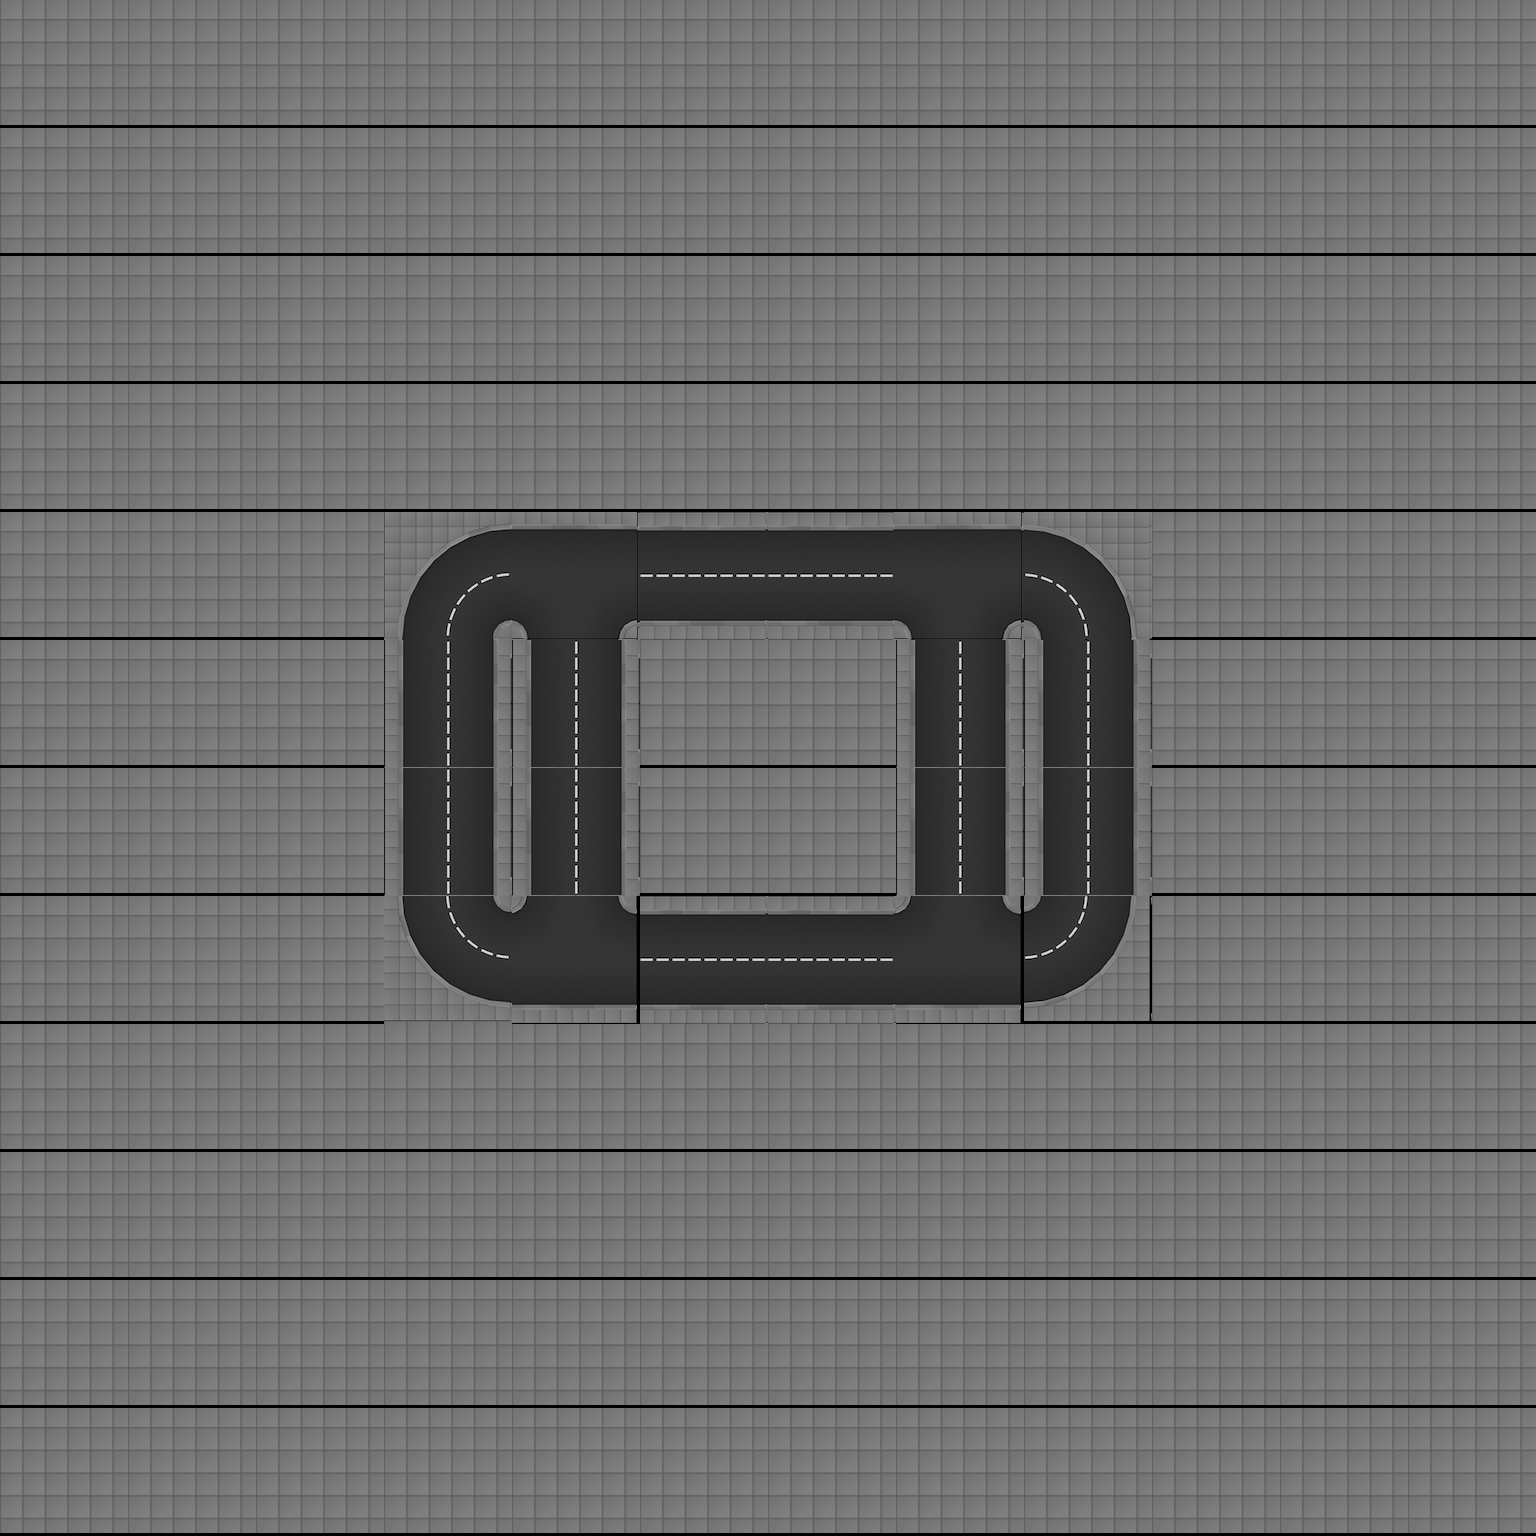

Tiled map render using the project's own tile images. Description and the map definition, with tile-layer contents summarised, below:
An orthogonal 12x12 tile map with 128x128 px tiles, 1 tile layer (track) and 85 objects (24x appartment_roof_01, 9x appartment_ground_floor_01, 8x appartment_ground_floor_02, 7x appartment_ground_floor_03, office_01_floor, ...).

<map version="1.2" tiledversion="1.2.2" orientation="orthogonal" renderorder="right-down" width="12" height="12" tilewidth="128" tileheight="128" infinite="0" nextlayerid="9" nextobjectid="238">
 <tileset firstgid="1" source="tileset.tsx" />
 <layer id="1" name="track" width="12" height="12">
  <data>[144 cells, 144 non-empty, 9 distinct tile ids]</data>
 </layer>
 <objectgroup id="2" name="route">
  <object id="6" x="960" y="768">
   <polyline points="0,0 25,124.667 27.3333,218 -66,167 -189.333,194.667 -301.667,218 -408.333,218.667 -360.667,125.667 -382.667,-1.33333 -409,-130.667 -410,-228 -319,-170 -189.333,-193.333 -63.6667,-219.333 24.3333,-232 -24.6667,-127.667 0,-13.3333" />
  </object>
 </objectgroup>
 <objectgroup id="4" name="spawners">
  <object id="8" x="982.667" y="706.667" />
  <object id="9" x="845.333" y="548" />
 </objectgroup>
 <objectgroup id="3" name="walls">
  <object id="1" x="1002.67" y="894.667">
   <polyline points="0,0 1.33333,-124 2.66667,-253.333 -5.33333,-298.667 -17.3333,-322.667 -34.6667,-341.333 -61.3333,-358.667 -97.3333,-368 -145.333,-368 -236,-366.667 -325.333,-366.667 -364,-366.667 -405.333,-357.333 -440,-337.333 -461.333,-312 -469.333,-261.333" />
  </object>
  <object id="3" x="1002.67" y="902.667">
   <polyline points="0,0 -17.3333,52 -38.6667,74.6667 -77.3333,98.6667 -134.667,105.333 -205.333,102.667 -268,104 -340,104 -394.667,96 -438.667,73.3333 -473.333,32 -476,-24 -474.667,-104 -473.333,-197.333 -472,-261.333" />
  </object>
  <object id="4" x="622.667" y="894.667">
   <polyline points="0,0 0,-125.333 -1.33333,-254.667 4,-269.333 17.3333,-274.667 145.333,-274.667 273.333,-273.333 282.667,-269.333 292,-253.333" />
  </object>
  <object id="5" x="628" y="905.333">
   <polyline points="0,0 12,8 68,8 262.667,6.66667 278.667,0 285.333,-6.66667 285.333,-253.333" />
  </object>
 </objectgroup>
 <objectgroup id="6" name="lights">
  <object id="90" x="900.333" y="899.333" />
  <object id="91" x="636" y="899.667" />
  <object id="92" x="769.333" y="904" />
  <object id="93" x="902.667" y="768" />
  <object id="94" x="901" y="632.667" />
  <object id="95" x="766.667" y="628" />
  <object id="96" x="634.333" y="632.667" />
  <object id="97" x="629.333" y="766.667" />
  <object id="218" x="385.333" y="510.667" />
  <object id="219" x="1152" y="512" />
  <object id="220" x="1149.33" y="1022.67" />
  <object id="221" x="384" y="1025.33" />
  <object id="222" x="708" y="1023.33" />
  <object id="223" x="822.667" y="1023.33" />
  <object id="224" x="706.667" y="508.333" />
  <object id="225" x="834.667" y="509.667" />
  <object id="226" x="577.333" y="1022" />
  <object id="227" x="964" y="1023.33" />
  <object id="228" x="964" y="509.667" />
  <object id="229" x="577.333" y="508.333" />
  <object id="230" x="382.667" y="704" />
  <object id="231" x="384" y="832" />
  <object id="232" x="1153.33" y="702.667" />
  <object id="233" x="1152" y="830.667" />
  <object id="234" x="512" y="704" />
  <object id="235" x="510.667" y="816" />
  <object id="236" x="1025.33" y="701.333" />
  <object id="237" x="1024" y="801.333" />
 </objectgroup>
 <objectgroup id="8" name="buildings">
  <object id="88" name="office_01_floor" x="768" y="764" />
  <object id="89" name="office_01_ground_floor" x="768" y="764" />
  <object id="99" name="appartment_ground_floor_01" x="256" y="510" />
  <object id="100" name="appartment_roof_01" x="256" y="510" rotation="90" />
  <object id="101" name="appartment_ground_floor_03" x="256" y="637" rotation="90" />
  <object id="102" name="appartment_roof_01" x="256" y="637" rotation="90" />
  <object id="105" name="appartment_ground_floor_02" x="256" y="768" rotation="90" />
  <object id="106" name="appartment_roof_01" x="256" y="768" rotation="90" />
  <object id="107" name="appartment_ground_floor_01" x="257" y="896" rotation="90" />
  <object id="108" name="appartment_roof_01" x="257" y="896" rotation="90" />
  <object id="109" name="appartment_ground_floor_03" x="257" y="1024" rotation="90" />
  <object id="110" name="appartment_roof_01" x="257" y="1024" rotation="90" />
  <object id="121" name="appartment_ground_floor_02" x="1279" y="510" rotation="270" />
  <object id="122" name="appartment_roof_01" x="1279" y="510" rotation="270" />
  <object id="123" name="appartment_ground_floor_01" x="1279" y="637" rotation="270" />
  <object id="124" name="appartment_roof_01" x="1279" y="637" rotation="270" />
  <object id="125" name="appartment_ground_floor_03" x="1279" y="768" rotation="270" />
  <object id="126" name="appartment_roof_01" x="1279" y="768" rotation="270" />
  <object id="127" name="appartment_ground_floor_02" x="1280" y="896" rotation="270" />
  <object id="128" name="appartment_roof_01" x="1280" y="896" rotation="270" />
  <object id="129" name="appartment_ground_floor_01" x="1280" y="1024" rotation="270" />
  <object id="130" name="appartment_roof_01" x="1280" y="1024" rotation="270" />
  <object id="131" name="appartment_ground_floor_02" x="512" y="321" rotation="180" />
  <object id="132" name="appartment_roof_01" x="512" y="321" rotation="180" />
  <object id="135" name="appartment_ground_floor_01" x="385" y="383" rotation="180" />
  <object id="136" name="appartment_roof_01" x="385" y="383" rotation="180" />
  <object id="137" name="appartment_ground_floor_03" x="1152" y="384" rotation="180" />
  <object id="138" name="appartment_roof_01" x="1152" y="384" rotation="180" />
  <object id="139" name="appartment_ground_floor_02" x="1025" y="321" rotation="180" />
  <object id="140" name="appartment_roof_01" x="1025" y="321" rotation="180" />
  <object id="141" name="appartment_ground_floor_01" x="641" y="321" rotation="180" />
  <object id="142" name="appartment_roof_01" x="641" y="321" rotation="180" />
  <object id="143" name="appartment_ground_floor_03" x="770" y="320" rotation="180" />
  <object id="144" name="appartment_roof_01" x="770" y="320" rotation="180" />
  <object id="145" name="appartment_ground_floor_02" x="896" y="322" rotation="180" />
  <object id="146" name="appartment_roof_01" x="896" y="322" rotation="180" />
  <object id="203" name="appartment_ground_floor_01" x="518" y="1216" />
  <object id="204" name="appartment_roof_01" x="518" y="1216" />
  <object id="205" name="appartment_ground_floor_03" x="391" y="1158" />
  <object id="206" name="appartment_roof_01" x="391" y="1158" />
  <object id="207" name="appartment_ground_floor_02" x="1158" y="1159" />
  <object id="208" name="appartment_roof_01" x="1158" y="1159" />
  <object id="209" name="appartment_ground_floor_01" x="1031" y="1216" />
  <object id="210" name="appartment_roof_01" x="1031" y="1216" />
  <object id="211" name="appartment_ground_floor_03" x="647" y="1216" />
  <object id="212" name="appartment_roof_01" x="647" y="1216" />
  <object id="213" name="appartment_ground_floor_02" x="776" y="1215" />
  <object id="214" name="appartment_roof_01" x="776" y="1215" />
  <object id="215" name="appartment_ground_floor_01" x="902" y="1217" />
  <object id="216" name="appartment_roof_01" x="902" y="1217" />
 </objectgroup>
</map>
